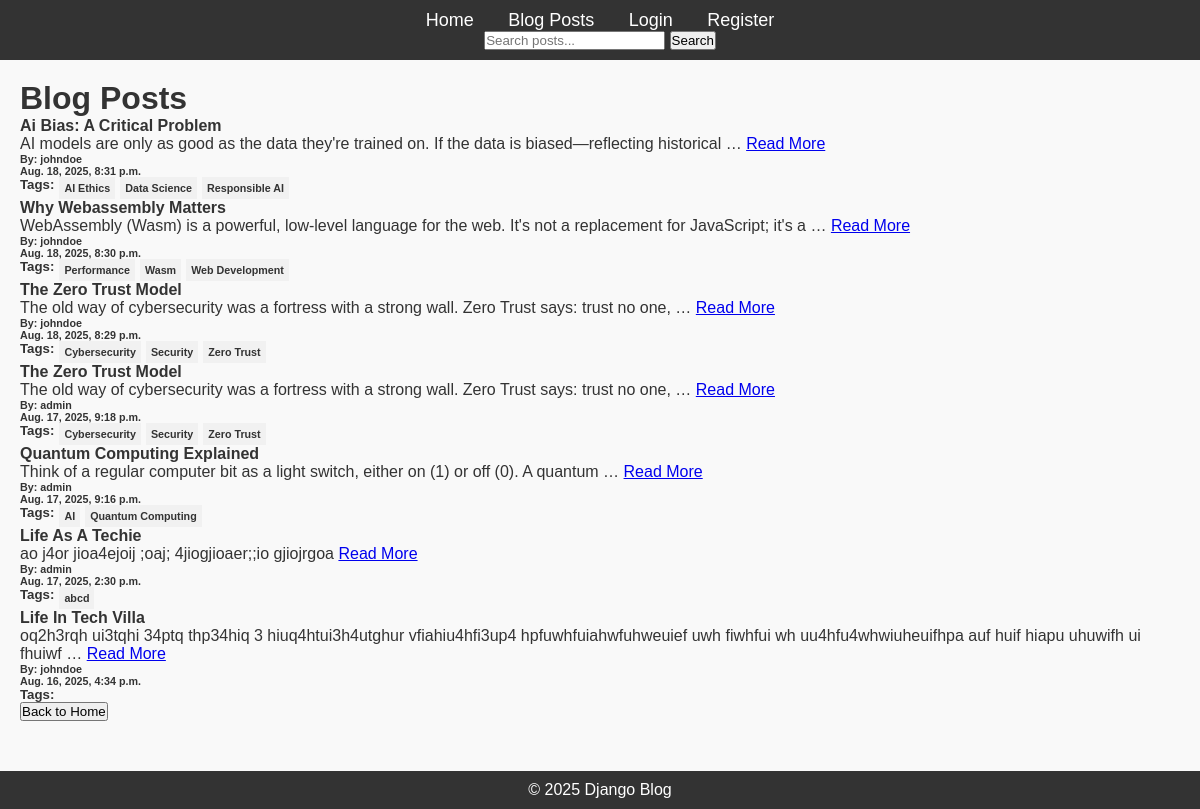
The page /blog/posts/ on the database as committed earlier.
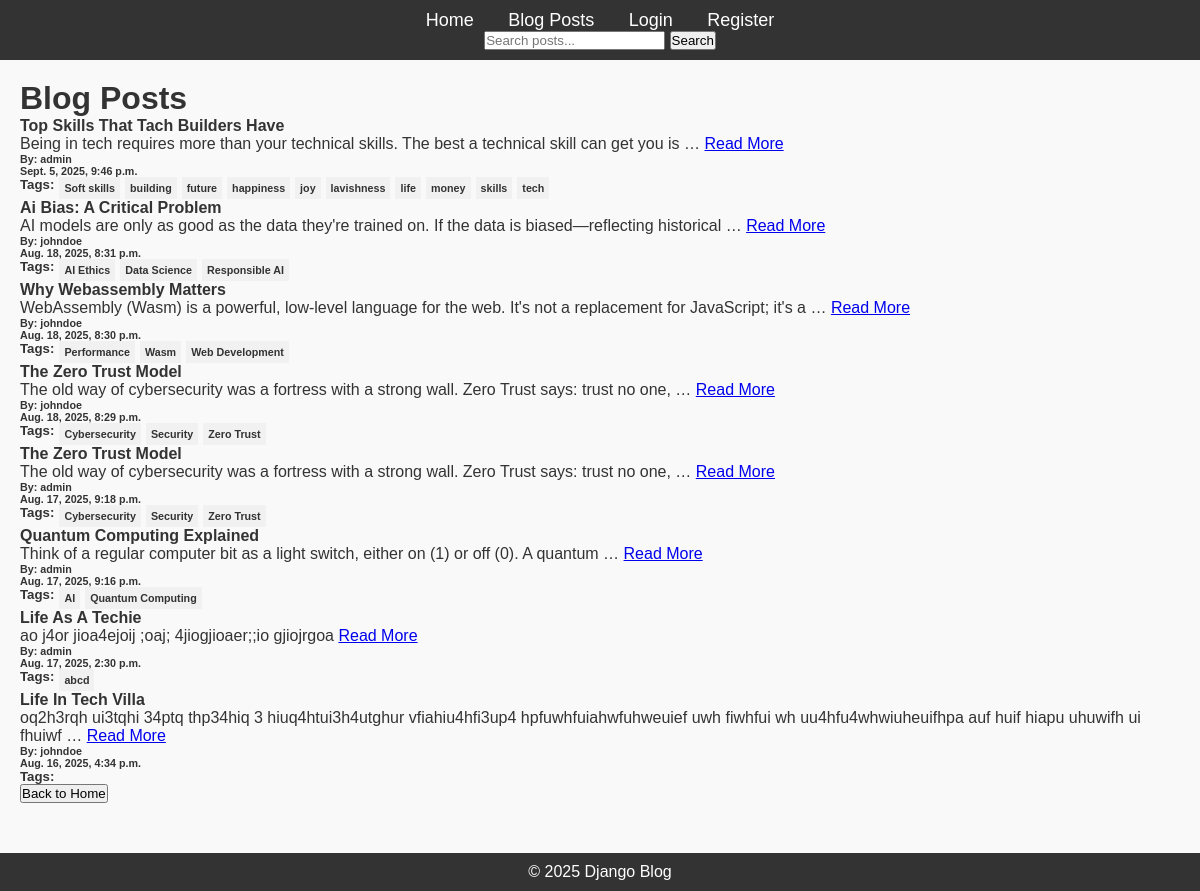
The same page on the database as committed later.
### blog/models.py (models this page shows)
class Post(models.Model):
    title = models.CharField(max_length=200)
    content = models.TextField()
    published_date = models.DateTimeField(auto_now_add=True)
    author = models.ForeignKey(User, on_delete=models.CASCADE)
    tags = TaggableManager()

### blog/views.py (the view)
# urls.py: path('posts/', PostListView.as_view(), name='list_posts'),
class PostListView(ListView):
    model = Post
    template_name = 'blog/list_posts.html'
    context_object_name = 'posts'
    ordering = '-published_date'

### blog/templates/blog/list_posts.html (shortened to what this page needs)
{% extends 'blog/base.html' %}
{% block content %}
  <h1>Blog Posts</h1>
  {% include 'blog/posts.html' %}
{% endblock %}

### blog/templates/blog/posts.html
<ul>
    {% for post in posts %}
      <li style="list-style: none;">
            <h4>{{ post.title|title }}</h4>
            <p>
                {{post.content|truncatewords:18}} <a href="{% url 'viewing_post' pk=post.id %}">Read More</a>
            </p>
            <h6>By: {{ post.author}}</h6>
            <h6>{{ post.published_date}}</h6>
              <ul style="display: flex;">
                <h5>Tags:</h5>
                {% for i in post.tags.all %}
                  <h6 style="background-color: #f1f1f1; margin-left: 5px; padding: 5px;">{{ i }}</h6>
                {% endfor %}
              </ul>
      </li>
    {% endfor %}
    <a href="{% url 'home' %}">
        <button>Back to Home</button>
    </a>
</ul>

Rows that differ between the two databases and show on the page:
added Post: title "Top Skills That Tach Builders Have", content "Being in tech requires more than your technical skills. The best a technical skill can get you is …", author "admin", published_date "Sept. 5, 2025, 9:46 p.m."
added Tag: name "Soft skills", shown under "Top Skills That Tach Builders Have"
added Tag: name "building", shown under "Top Skills That Tach Builders Have"
added Tag: name "future", shown under "Top Skills That Tach Builders Have"
added Tag: name "happiness", shown under "Top Skills That Tach Builders Have"
added Tag: name "joy", shown under "Top Skills That Tach Builders Have"
added Tag: name "lavishness", shown under "Top Skills That Tach Builders Have"
added Tag: name "life", shown under "Top Skills That Tach Builders Have"
added Tag: name "money", shown under "Top Skills That Tach Builders Have"
added Tag: name "skills", shown under "Top Skills That Tach Builders Have"
added Tag: name "tech", shown under "Top Skills That Tach Builders Have"
